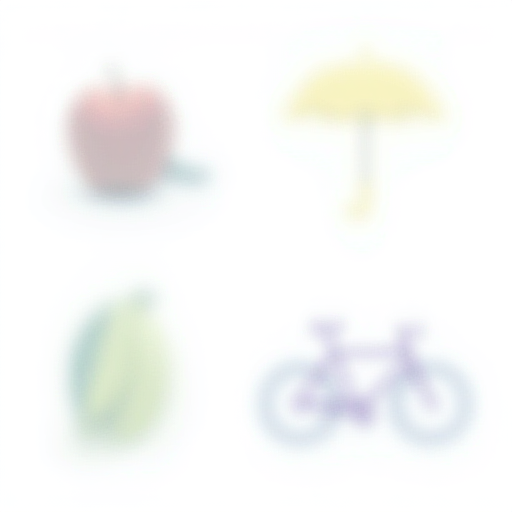
#> input picture experiments/multi_subject_diagnosis/results/flux_1_dev2/attr_high/seed_0/image.png, 512 x 512 px
$ python make_contact_sheets.py
#> lines starting #> are read from the running program, lines starting #| are printed output that depends on the picture
from pathlib import Path
from PIL import Image, ImageDraw, ImageFont
import json, math
ROOT=Path(__file__).resolve().parent; OUT=ROOT/'contact_sheets'; OUT.mkdir(exist_ok=True)
font=ImageFont.load_default()
for model_dir in sorted((ROOT/'results').glob('*')):
    if not model_dir.is_dir(): continue
    for scen_dir in sorted(model_dir.glob('*')):
        imgs=[]
        for seed_dir in sorted(scen_dir.glob('seed_*')):
            p=seed_dir/'image.png'
            if p.exists(): imgs.append((seed_dir.name,p))
        if not imgs: continue
        thumb_w=320; thumb_h=360; cols=3; rows=math.ceil(len(imgs)/cols)
        sheet=Image.new('RGB',(cols*thumb_w,rows*thumb_h),(245,245,245)); d=ImageDraw.Draw(sheet)
#> after `sheet = Image.new('RGB', (cols * thumb_w, rows * thumb_h), (245, 245, `: sheet: PIL image 960x360 RGB; every value is 245
        for i,(label,p) in enumerate(imgs):
            im=Image.open(p).convert('RGB'); im.thumbnail((thumb_w-12,thumb_h-42))
#> further down, im is the input picture: PIL image 512x512 RGB; mean R, G, B 247.3, 248.1, 246.4
            x=(i%cols)*thumb_w+(thumb_w-im.width)//2; y=(i//cols)*thumb_h+5
#> after `x = i % cols * thumb_w + (thumb_w - im.width) // 2`: x = 6
            sheet.paste(im,(x,y)); d.text(((i%cols)*thumb_w+8,(i//cols)*thumb_h+thumb_h-30),label,fill=(0,0,0),font=font)
#> after `sheet.paste(im, (x, y))`:
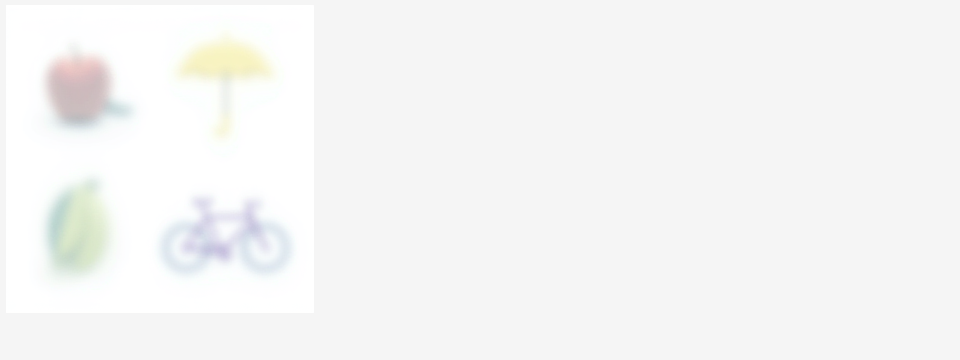
#> sheet: PIL image 960x360 RGB; mean R, G, B 245.6, 245.8, 245.4
        out=OUT/f'{model_dir.name}__{scen_dir.name}.jpg'; sheet.save(out,quality=92)
print('wrote',len(list(OUT.glob('*.jpg'))),'contact sheets to',OUT)
